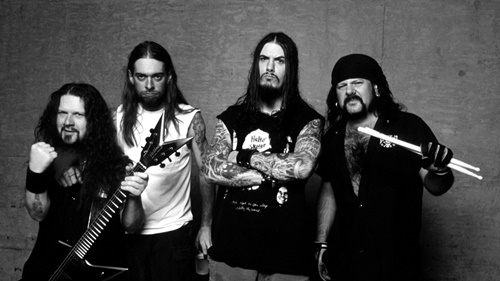
#> input picture img2.jpg, 500 x 281 px
$ python Subsampling.py
#> lines starting #> are read from the running program, lines starting #| are printed output that depends on the picture
# Regra: A figura deve ter os canais RBG, (X, Y, 3). Algumas figuras, na conversão da linha 9,
# ficam com valores abaixo de 1 em todos os píxels, caso isso aconteça cada ponto deve
# ser multiplicado por 100

import pylab
import matplotlib.pyplot as plt
import numpy as np
img = pylab.imread("img2.jpg")
#> img is the input picture: shape (281, 500, 3); min 0, max 255, mean 67.1
img_gray = 0.299 * img[:,:,0] + 0.587 * img[:,:,1] + 0.114 * img[:,:,2]


##Função de subamostragem##
#Essa função recebe a imagem e a escala decimal de amostragem a qual a imagem  será convertida,
#ela elimina as linhas e colunas intercaladamente. O processo é repetido até que a escala seja
#alcançada. Cada loop principal reduz a qualidade da figura em 50%
def Reduzir_Dim(reducao,imagem):
#> called with reducao = 0.5
    escala = int(1/reducao)
    Imagem = imagem
    for k in range(int(escala/2)):
        for i in range(int(len(Imagem)/2)):
            Imagem = np.delete(Imagem,obj=i, axis=0)
        for j in range(int(np.size(Imagem,1)/2)):
            Imagem = np.delete(Imagem,obj=j, axis=1)
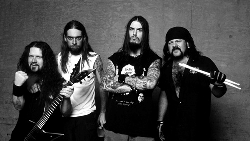
#> Imagem: shape (141, 250) float64; min 0, max 255, mean 66.8
    return Imagem

#Aplicando a função com diferentes valores de amostragem#
imgs1 = Reduzir_Dim(0.5,img_gray)
print(imgs1.shape)
#| (141, 250)
imgs2 = Reduzir_Dim(0.25,img_gray)
#> call 2 of Reduzir_Dim, with reducao = 0.25
#> after the loop in Reduzir_Dim (call 2), `for k in range(int(escala/2)):`:
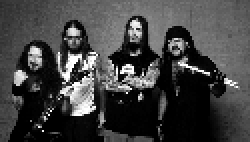
#> Imagem: shape (71, 125) float64 (shown 2 times larger); min 0, max 255, mean 66.1
print(imgs2.shape)
#| (71, 125)
imgs3 = Reduzir_Dim(0.125,img_gray)
print(imgs3.shape)
#| (18, 32)


#plota as imagens#
f, axarr = plt.subplots(2,3)
axarr[0,1].imshow(img_gray,pylab.cm.gray)
axarr[0,1].set_title('Imagem original')
axarr[1,0].imshow(imgs1,pylab.cm.gray)
axarr[1,0].set_title('50% de amostragem')
axarr[1,1].imshow(imgs2,pylab.cm.gray)
axarr[1,1].set_title('25% de amostragem')
axarr[1,2].imshow(imgs3,pylab.cm.gray)
axarr[1,2].set_title('12,5% de amostragem')
f.delaxes(axarr[0,0])
f.delaxes(axarr[0,2])
f.suptitle('Redução de amostragem')
plt.show()
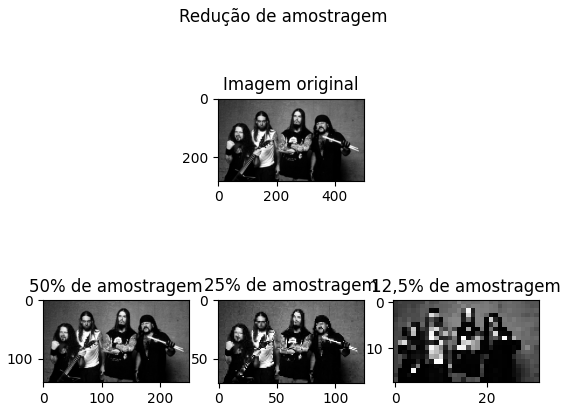
#> figure drawn by matplotlib, 4 panels
